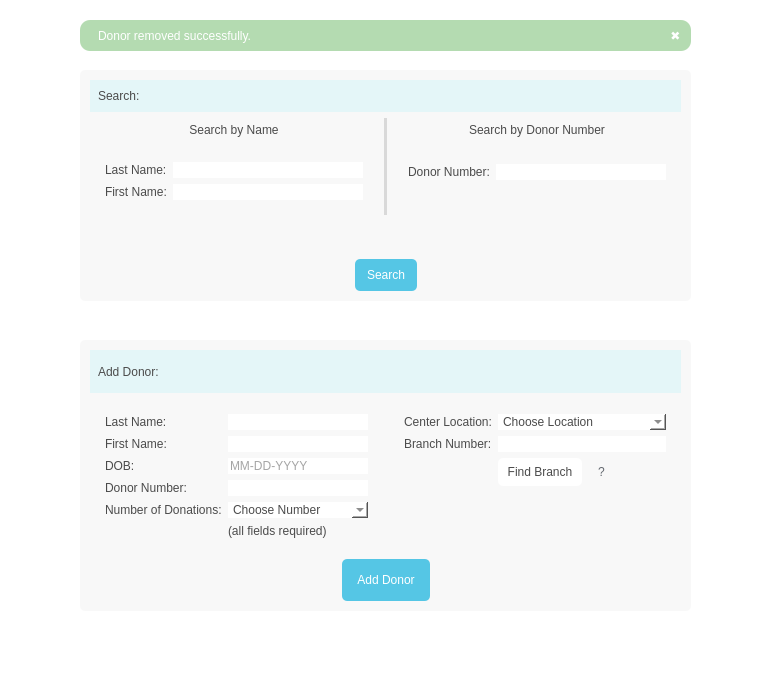
<?xml version="1.0" encoding="UTF-8"?>
<ui version="4.0">
 <class>MainWindow</class>
 <widget class="QMainWindow" name="MainWindow">
  <property name="geometry">
   <rect>
    <x>0</x>
    <y>0</y>
    <width>770</width>
    <height>683</height>
   </rect>
  </property>
  <property name="cursor">
   <cursorShape>ArrowCursor</cursorShape>
  </property>
  <property name="windowTitle">
   <string>MainWindow</string>
  </property>
  <property name="styleSheet">
   <string notr="true">background:white</string>
  </property>
  <widget class="QWidget" name="centralwidget">
   <widget class="QFrame" name="frame_5">
    <property name="geometry">
     <rect>
      <x>80</x>
      <y>70</y>
      <width>611</width>
      <height>231</height>
     </rect>
    </property>
    <property name="styleSheet">
     <string notr="true">
background:rgb(248, 248, 248);
border-radius: 5%;
color:rgb(75, 75, 75)</string>
    </property>
    <property name="frameShape">
     <enum>QFrame::StyledPanel</enum>
    </property>
    <property name="frameShadow">
     <enum>QFrame::Raised</enum>
    </property>
    <widget class="QWidget" name="verticalLayoutWidget_7">
     <property name="geometry">
      <rect>
       <x>10</x>
       <y>10</y>
       <width>591</width>
       <height>211</height>
      </rect>
     </property>
     <layout class="QVBoxLayout" name="verticalLayout_16">
      <item>
       <widget class="QLabel" name="label_23">
        <property name="styleSheet">
         <string notr="true">background:rgb(228, 246, 248);
color: rgb(75, 75, 75);
font: 800 10pt &quot;Trebuchet MS&quot;;
padding: 5;
border-radius: 0%</string>
        </property>
        <property name="text">
         <string>Search:</string>
        </property>
       </widget>
      </item>
      <item>
       <layout class="QHBoxLayout" name="horizontalLayout_16">
        <item>
         <layout class="QVBoxLayout" name="verticalLayout_17">
          <item>
           <widget class="QLabel" name="label_24">
            <property name="styleSheet">
             <string notr="true">font: 75 9pt &quot;Trebuchet MS&quot;;</string>
            </property>
            <property name="text">
             <string>Search by Name</string>
            </property>
            <property name="alignment">
             <set>Qt::AlignCenter</set>
            </property>
           </widget>
          </item>
          <item>
           <layout class="QFormLayout" name="formLayout_11">
            <property name="leftMargin">
             <number>15</number>
            </property>
            <property name="topMargin">
             <number>15</number>
            </property>
            <property name="rightMargin">
             <number>15</number>
            </property>
            <property name="bottomMargin">
             <number>15</number>
            </property>
            <item row="0" column="0">
             <widget class="QLabel" name="label_25">
              <property name="text">
               <string>Last Name:</string>
              </property>
             </widget>
            </item>
            <item row="0" column="1">
             <widget class="QLineEdit" name="search_last">
              <property name="styleSheet">
               <string notr="true">background: white;
border-radius: 0%;</string>
              </property>
              <property name="frame">
               <bool>false</bool>
              </property>
             </widget>
            </item>
            <item row="1" column="0">
             <widget class="QLabel" name="label_26">
              <property name="text">
               <string>First Name:</string>
              </property>
             </widget>
            </item>
            <item row="1" column="1">
             <widget class="QLineEdit" name="search_first">
              <property name="styleSheet">
               <string notr="true">background: white;
border-radius: 0%;</string>
              </property>
              <property name="frame">
               <bool>false</bool>
              </property>
             </widget>
            </item>
           </layout>
          </item>
         </layout>
        </item>
        <item>
         <widget class="Line" name="line_5">
          <property name="autoFillBackground">
           <bool>false</bool>
          </property>
          <property name="styleSheet">
           <string notr="true">background:rgb(217, 217, 217)</string>
          </property>
          <property name="lineWidth">
           <number>1</number>
          </property>
          <property name="orientation">
           <enum>Qt::Vertical</enum>
          </property>
         </widget>
        </item>
        <item>
         <layout class="QVBoxLayout" name="verticalLayout_18">
          <item>
           <widget class="QLabel" name="label_27">
            <property name="styleSheet">
             <string notr="true">font: 75 9pt &quot;Trebuchet MS&quot;;
padding-top: 5</string>
            </property>
            <property name="text">
             <string>Search by Donor Number</string>
            </property>
            <property name="alignment">
             <set>Qt::AlignCenter</set>
            </property>
           </widget>
          </item>
          <item>
           <layout class="QFormLayout" name="formLayout_12">
            <property name="labelAlignment">
             <set>Qt::AlignRight|Qt::AlignTrailing|Qt::AlignVCenter</set>
            </property>
            <property name="formAlignment">
             <set>Qt::AlignLeading|Qt::AlignLeft|Qt::AlignTop</set>
            </property>
            <property name="leftMargin">
             <number>15</number>
            </property>
            <property name="topMargin">
             <number>15</number>
            </property>
            <property name="rightMargin">
             <number>15</number>
            </property>
            <property name="bottomMargin">
             <number>15</number>
            </property>
            <item row="0" column="0">
             <widget class="Line" name="line_6">
              <property name="orientation">
               <enum>Qt::Vertical</enum>
              </property>
             </widget>
            </item>
            <item row="1" column="0">
             <widget class="QLabel" name="donorNumberLabel_6">
              <property name="text">
               <string>Donor Number:</string>
              </property>
             </widget>
            </item>
            <item row="1" column="1">
             <widget class="QLineEdit" name="search_num">
              <property name="styleSheet">
               <string notr="true">background: white;
border-radius: 0%;</string>
              </property>
              <property name="frame">
               <bool>false</bool>
              </property>
             </widget>
            </item>
            <item row="2" column="0">
             <widget class="QLabel" name="enterManuallyLabel_6">
              <property name="text">
               <string/>
              </property>
             </widget>
            </item>
           </layout>
          </item>
          <item>
           <layout class="QHBoxLayout" name="horizontalLayout_18"/>
          </item>
         </layout>
        </item>
       </layout>
      </item>
      <item>
       <widget class="QLabel" name="search_validate">
        <property name="styleSheet">
         <string notr="true">color: rgb(249, 66, 58);</string>
        </property>
        <property name="text">
         <string/>
        </property>
        <property name="alignment">
         <set>Qt::AlignRight|Qt::AlignTrailing|Qt::AlignVCenter</set>
        </property>
       </widget>
      </item>
      <item>
       <layout class="QHBoxLayout" name="horizontalLayout">
        <item>
         <spacer name="horizontalSpacer">
          <property name="orientation">
           <enum>Qt::Horizontal</enum>
          </property>
          <property name="sizeHint" stdset="0">
           <size>
            <width>40</width>
            <height>20</height>
           </size>
          </property>
         </spacer>
        </item>
        <item>
         <widget class="QPushButton" name="search">
          <property name="enabled">
           <bool>true</bool>
          </property>
          <property name="sizePolicy">
           <sizepolicy hsizetype="Minimum" vsizetype="Minimum">
            <horstretch>0</horstretch>
            <verstretch>0</verstretch>
           </sizepolicy>
          </property>
          <property name="cursor">
           <cursorShape>PointingHandCursor</cursorShape>
          </property>
          <property name="styleSheet">
           <string notr="true">border: none;
background: rgb(85, 198, 229);
border-radius: 5%;
font: 700 10pt &quot;Trebuchet MS&quot;;
padding-top: 5;
padding-bottom: 5;
padding-left: 12;
padding-right: 12;
color: white;
letter-spacing: .2rem
</string>
          </property>
          <property name="text">
           <string>Search</string>
          </property>
          <property name="iconSize">
           <size>
            <width>12</width>
            <height>16</height>
           </size>
          </property>
         </widget>
        </item>
        <item>
         <spacer name="horizontalSpacer_2">
          <property name="orientation">
           <enum>Qt::Horizontal</enum>
          </property>
          <property name="sizeHint" stdset="0">
           <size>
            <width>40</width>
            <height>20</height>
           </size>
          </property>
         </spacer>
        </item>
       </layout>
      </item>
     </layout>
    </widget>
   </widget>
   <widget class="QFrame" name="frame_4">
    <property name="geometry">
     <rect>
      <x>80</x>
      <y>340</y>
      <width>611</width>
      <height>271</height>
     </rect>
    </property>
    <property name="styleSheet">
     <string notr="true">color: rgb(75, 75, 75);
background:rgb(248, 248, 248);
border-radius: 5%;
border: solid black;</string>
    </property>
    <property name="frameShape">
     <enum>QFrame::Box</enum>
    </property>
    <property name="frameShadow">
     <enum>QFrame::Plain</enum>
    </property>
    <property name="lineWidth">
     <number>1</number>
    </property>
    <property name="midLineWidth">
     <number>1</number>
    </property>
    <widget class="QWidget" name="verticalLayoutWidget_6">
     <property name="geometry">
      <rect>
       <x>10</x>
       <y>10</y>
       <width>591</width>
       <height>251</height>
      </rect>
     </property>
     <layout class="QVBoxLayout" name="verticalLayout_13">
      <item>
       <widget class="QLabel" name="label_19">
        <property name="styleSheet">
         <string notr="true">background:rgb(228, 246, 248);
color: rgb(75, 75, 75);
font: 800 10pt &quot;Trebuchet MS&quot;;
padding: 5;
border-radius: 0%</string>
        </property>
        <property name="text">
         <string>Add Donor: </string>
        </property>
       </widget>
      </item>
      <item>
       <layout class="QHBoxLayout" name="horizontalLayout_13">
        <item>
         <layout class="QFormLayout" name="formLayout_9">
          <property name="leftMargin">
           <number>15</number>
          </property>
          <property name="topMargin">
           <number>15</number>
          </property>
          <property name="rightMargin">
           <number>15</number>
          </property>
          <property name="bottomMargin">
           <number>15</number>
          </property>
          <item row="0" column="0">
           <widget class="QLabel" name="label_20">
            <property name="text">
             <string>Last Name:</string>
            </property>
           </widget>
          </item>
          <item row="0" column="1">
           <widget class="QLineEdit" name="last">
            <property name="styleSheet">
             <string notr="true">background: white;
border-radius: 0%;</string>
            </property>
            <property name="frame">
             <bool>false</bool>
            </property>
           </widget>
          </item>
          <item row="1" column="0">
           <widget class="QLabel" name="label_21">
            <property name="text">
             <string>First Name:</string>
            </property>
           </widget>
          </item>
          <item row="1" column="1">
           <widget class="QLineEdit" name="first">
            <property name="styleSheet">
             <string notr="true">background: white;
border-radius: 0%;</string>
            </property>
            <property name="frame">
             <bool>false</bool>
            </property>
           </widget>
          </item>
          <item row="2" column="0">
           <widget class="QLabel" name="dOBLabel_3">
            <property name="text">
             <string>DOB:</string>
            </property>
           </widget>
          </item>
          <item row="2" column="1">
           <widget class="QLineEdit" name="dob">
            <property name="whatsThis">
             <string/>
            </property>
            <property name="styleSheet">
             <string notr="true">background: white;
border-radius: 0%;</string>
            </property>
            <property name="inputMask">
             <string/>
            </property>
            <property name="text">
             <string/>
            </property>
            <property name="frame">
             <bool>false</bool>
            </property>
            <property name="placeholderText">
             <string>MM-DD-YYYY</string>
            </property>
           </widget>
          </item>
          <item row="3" column="0">
           <widget class="QLabel" name="donorNumberLabel_5">
            <property name="text">
             <string>Donor Number:</string>
            </property>
           </widget>
          </item>
          <item row="3" column="1">
           <widget class="QLineEdit" name="num">
            <property name="styleSheet">
             <string notr="true">background: white;
border-radius: 0%;</string>
            </property>
            <property name="frame">
             <bool>false</bool>
            </property>
           </widget>
          </item>
          <item row="4" column="0">
           <widget class="QLabel" name="treeLevelLabel_4">
            <property name="text">
             <string>Number of Donations:</string>
            </property>
            <property name="wordWrap">
             <bool>true</bool>
            </property>
           </widget>
          </item>
          <item row="4" column="1">
           <widget class="QComboBox" name="donations">
            <property name="styleSheet">
             <string notr="true">background: white;
border-radius: 0%;</string>
            </property>
            <property name="currentText">
             <string>Choose Number</string>
            </property>
            <property name="frame">
             <bool>true</bool>
            </property>
            <item>
             <property name="text">
              <string>Choose Number</string>
             </property>
            </item>
            <item>
             <property name="text">
              <string>100</string>
             </property>
            </item>
            <item>
             <property name="text">
              <string>200</string>
             </property>
            </item>
            <item>
             <property name="text">
              <string>300</string>
             </property>
            </item>
            <item>
             <property name="text">
              <string>400</string>
             </property>
            </item>
            <item>
             <property name="text">
              <string>500</string>
             </property>
            </item>
            <item>
             <property name="text">
              <string>600</string>
             </property>
            </item>
            <item>
             <property name="text">
              <string>700</string>
             </property>
            </item>
            <item>
             <property name="text">
              <string>800</string>
             </property>
            </item>
            <item>
             <property name="text">
              <string>900</string>
             </property>
            </item>
            <item>
             <property name="text">
              <string>1000</string>
             </property>
            </item>
            <item>
             <property name="text">
              <string>1100</string>
             </property>
            </item>
            <item>
             <property name="text">
              <string>1200</string>
             </property>
            </item>
            <item>
             <property name="text">
              <string>1300</string>
             </property>
            </item>
            <item>
             <property name="text">
              <string>1400</string>
             </property>
            </item>
            <item>
             <property name="text">
              <string>1500</string>
             </property>
            </item>
            <item>
             <property name="text">
              <string>1600</string>
             </property>
            </item>
            <item>
             <property name="text">
              <string>1700</string>
             </property>
            </item>
            <item>
             <property name="text">
              <string>1800</string>
             </property>
            </item>
            <item>
             <property name="text">
              <string>1900</string>
             </property>
            </item>
            <item>
             <property name="text">
              <string>2000</string>
             </property>
            </item>
           </widget>
          </item>
          <item row="5" column="1">
           <widget class="QLabel" name="label_2">
            <property name="text">
             <string>(all fields required)</string>
            </property>
           </widget>
          </item>
         </layout>
        </item>
        <item>
         <layout class="QVBoxLayout" name="verticalLayout_14">
          <item>
           <layout class="QFormLayout" name="formLayout_10">
            <property name="labelAlignment">
             <set>Qt::AlignRight|Qt::AlignTrailing|Qt::AlignVCenter</set>
            </property>
            <property name="formAlignment">
             <set>Qt::AlignLeading|Qt::AlignLeft|Qt::AlignTop</set>
            </property>
            <property name="leftMargin">
             <number>15</number>
            </property>
            <property name="topMargin">
             <number>15</number>
            </property>
            <property name="rightMargin">
             <number>15</number>
            </property>
            <property name="bottomMargin">
             <number>15</number>
            </property>
            <item row="0" column="0">
             <widget class="QLabel" name="centerLocationLabel_7">
              <property name="text">
               <string>Center Location:</string>
              </property>
             </widget>
            </item>
            <item row="0" column="1">
             <widget class="QComboBox" name="center">
              <property name="styleSheet">
               <string notr="true">background: white;
border-radius: 0%;</string>
              </property>
              <item>
               <property name="text">
                <string>Choose Location</string>
               </property>
              </item>
              <item>
               <property name="text">
                <string>Burns</string>
               </property>
              </item>
              <item>
               <property name="text">
                <string>Portland</string>
               </property>
              </item>
              <item>
               <property name="text">
                <string>Reno</string>
               </property>
              </item>
              <item>
               <property name="text">
                <string>Seattle</string>
               </property>
              </item>
             </widget>
            </item>
            <item row="1" column="0">
             <layout class="QHBoxLayout" name="horizontalLayout_2">
              <item>
               <widget class="QLabel" name="branchNumberLabel_3">
                <property name="text">
                 <string>Branch Number:</string>
                </property>
               </widget>
              </item>
             </layout>
            </item>
            <item row="1" column="1">
             <layout class="QHBoxLayout" name="horizontalLayout_14">
              <item>
               <widget class="QLineEdit" name="branch">
                <property name="styleSheet">
                 <string notr="true">background: white;
border-radius: 0%;</string>
                </property>
                <property name="frame">
                 <bool>false</bool>
                </property>
               </widget>
              </item>
             </layout>
            </item>
            <item row="2" column="1">
             <layout class="QHBoxLayout" name="horizontalLayout_3">
              <property name="spacing">
               <number>1</number>
              </property>
              <item>
               <widget class="QPushButton" name="findbranch">
                <property name="cursor">
                 <cursorShape>PointingHandCursor</cursorShape>
                </property>
                <property name="styleSheet">
                 <string notr="true">border: none;
font: 8pt &quot;Trebuchet MS&quot;;
background: white;
border-radius: 5%;

color:rgb(75, 75, 75);
padding: 7;
</string>
                </property>
                <property name="text">
                 <string>Find Branch</string>
                </property>
               </widget>
              </item>
              <item>
               <widget class="QPushButton" name="info">
                <property name="cursor">
                 <cursorShape>PointingHandCursor</cursorShape>
                </property>
                <property name="styleSheet">
                 <string notr="true">border: none;
background:none;
border-radius: 30%;
font: 800 12pt &quot;Trebuchet MS&quot;;
padding-top: 5;
padding-bottom: 5;
padding-left: 15;
padding-right: 15;
color: rgb(100, 105, 112);

text-align: left;</string>
                </property>
                <property name="text">
                 <string>?</string>
                </property>
               </widget>
              </item>
             </layout>
            </item>
            <item row="4" column="0">
             <widget class="QLabel" name="enterManuallyLabel_5">
              <property name="text">
               <string/>
              </property>
             </widget>
            </item>
            <item row="4" column="1">
             <widget class="QLabel" name="validate">
              <property name="styleSheet">
               <string notr="true">color:rgb(247, 65, 58)</string>
              </property>
              <property name="text">
               <string/>
              </property>
              <property name="wordWrap">
               <bool>true</bool>
              </property>
             </widget>
            </item>
           </layout>
          </item>
         </layout>
        </item>
       </layout>
      </item>
      <item>
       <layout class="QHBoxLayout" name="horizontalLayout_15">
        <item>
         <spacer name="horizontalSpacer_13">
          <property name="orientation">
           <enum>Qt::Horizontal</enum>
          </property>
          <property name="sizeHint" stdset="0">
           <size>
            <width>40</width>
            <height>20</height>
           </size>
          </property>
         </spacer>
        </item>
        <item>
         <widget class="QPushButton" name="add">
          <property name="enabled">
           <bool>true</bool>
          </property>
          <property name="sizePolicy">
           <sizepolicy hsizetype="Minimum" vsizetype="Minimum">
            <horstretch>0</horstretch>
            <verstretch>0</verstretch>
           </sizepolicy>
          </property>
          <property name="cursor">
           <cursorShape>PointingHandCursor</cursorShape>
          </property>
          <property name="styleSheet">
           <string notr="true">border: none;
background: rgb(85, 198, 229);
border-radius: 5%;
font: 700 10pt &quot;Trebuchet MS&quot;;
padding-top: 5;
padding-bottom: 5;
padding-left: 15;
padding-right: 15;
color: white;
letter-spacing: .2rem
</string>
          </property>
          <property name="text">
           <string>Add Donor</string>
          </property>
          <property name="iconSize">
           <size>
            <width>12</width>
            <height>16</height>
           </size>
          </property>
         </widget>
        </item>
        <item>
         <spacer name="horizontalSpacer_14">
          <property name="orientation">
           <enum>Qt::Horizontal</enum>
          </property>
          <property name="sizeHint" stdset="0">
           <size>
            <width>40</width>
            <height>20</height>
           </size>
          </property>
         </spacer>
        </item>
       </layout>
      </item>
     </layout>
    </widget>
   </widget>
   <widget class="QPushButton" name="close">
    <property name="geometry">
     <rect>
      <x>660</x>
      <y>20</y>
      <width>31</width>
      <height>31</height>
     </rect>
    </property>
    <property name="styleSheet">
     <string notr="true">border: none;
background:none;
color: white</string>
    </property>
    <property name="text">
     <string>✖</string>
    </property>
   </widget>
   <widget class="QLabel" name="banner">
    <property name="geometry">
     <rect>
      <x>80</x>
      <y>20</y>
      <width>611</width>
      <height>31</height>
     </rect>
    </property>
    <property name="styleSheet">
     <string notr="true">background: rgba(159, 209, 155, 200); 
font: 75 8pt &quot;Trebuchet MS&quot;;
color: white;
padding-left: 15;
padding-top:5;
padding-bottom:5;
border-radius: 10%;</string>
    </property>
    <property name="text">
     <string>Donor removed successfully.</string>
    </property>
    <property name="alignment">
     <set>Qt::AlignLeading|Qt::AlignLeft|Qt::AlignVCenter</set>
    </property>
   </widget>
   <widget class="QPushButton" name="close_2">
    <property name="geometry">
     <rect>
      <x>660</x>
      <y>20</y>
      <width>31</width>
      <height>31</height>
     </rect>
    </property>
    <property name="cursor">
     <cursorShape>PointingHandCursor</cursorShape>
    </property>
    <property name="styleSheet">
     <string notr="true">border: none;
background:none;
color: white</string>
    </property>
    <property name="text">
     <string>✖</string>
    </property>
   </widget>
  </widget>
  <widget class="QMenuBar" name="menubar">
   <property name="geometry">
    <rect>
     <x>0</x>
     <y>0</y>
     <width>770</width>
     <height>21</height>
    </rect>
   </property>
  </widget>
  <widget class="QStatusBar" name="statusbar"/>
 </widget>
 <resources/>
 <connections/>
</ui>
